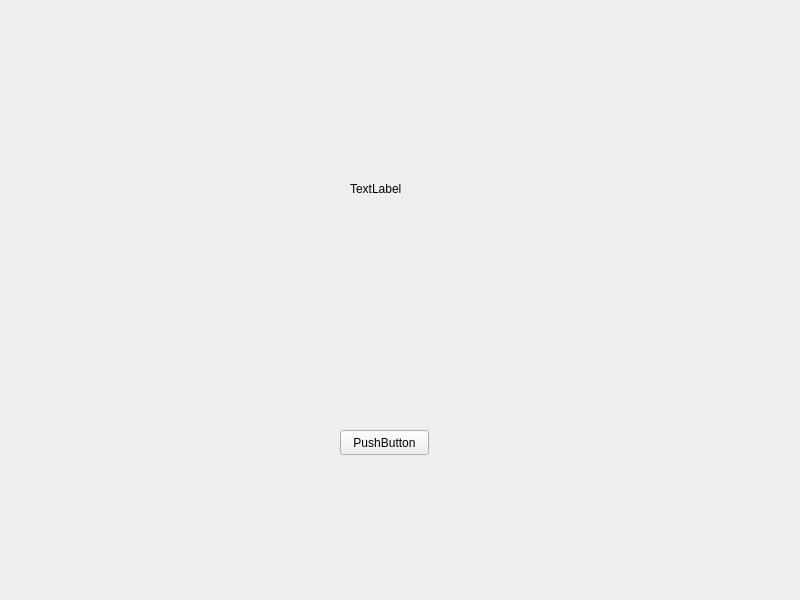
<?xml version="1.0" encoding="UTF-8"?>
<ui version="4.0">
 <class>MainWindow</class>
 <widget class="QMainWindow" name="MainWindow">
  <property name="geometry">
   <rect>
    <x>0</x>
    <y>0</y>
    <width>800</width>
    <height>600</height>
   </rect>
  </property>
  <property name="windowTitle">
   <string>MainWindow</string>
  </property>
  <widget class="QWidget" name="centralwidget">
   <widget class="QPushButton" name="pushButton">
    <property name="geometry">
     <rect>
      <x>340</x>
      <y>430</y>
      <width>89</width>
      <height>25</height>
     </rect>
    </property>
    <property name="text">
     <string>PushButton</string>
    </property>
   </widget>
   <widget class="QLabel" name="label">
    <property name="geometry">
     <rect>
      <x>350</x>
      <y>180</y>
      <width>67</width>
      <height>17</height>
     </rect>
    </property>
    <property name="text">
     <string>TextLabel</string>
    </property>
   </widget>
  </widget>
 </widget>
 <resources/>
 <connections/>
</ui>
